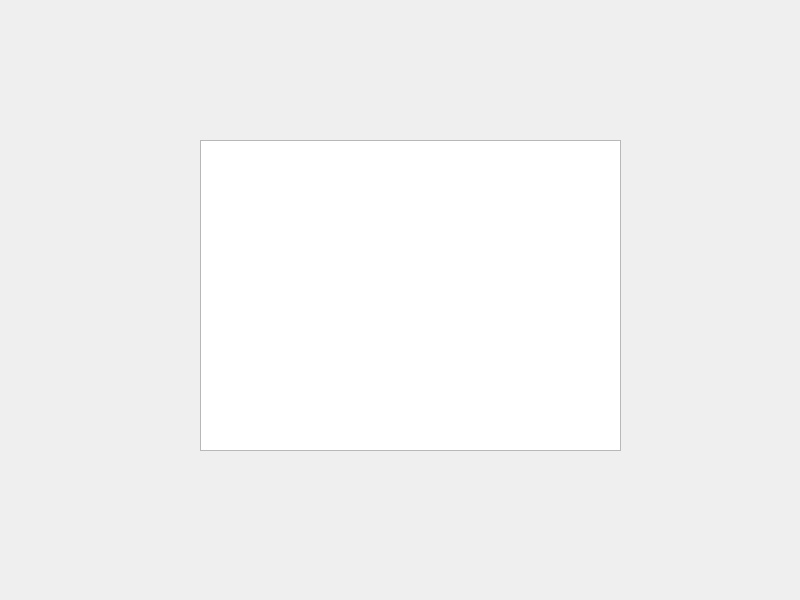
<?xml version="1.0" encoding="UTF-8"?>
<ui version="4.0">
 <class>Widget</class>
 <widget class="QWidget" name="Widget">
  <property name="geometry">
   <rect>
    <x>0</x>
    <y>0</y>
    <width>800</width>
    <height>600</height>
   </rect>
  </property>
  <property name="windowTitle">
   <string>Widget</string>
  </property>
  <widget class="QTableWidget" name="tableWidget">
   <property name="geometry">
    <rect>
     <x>200</x>
     <y>140</y>
     <width>421</width>
     <height>311</height>
    </rect>
   </property>
  </widget>
 </widget>
 <resources/>
 <connections/>
</ui>
